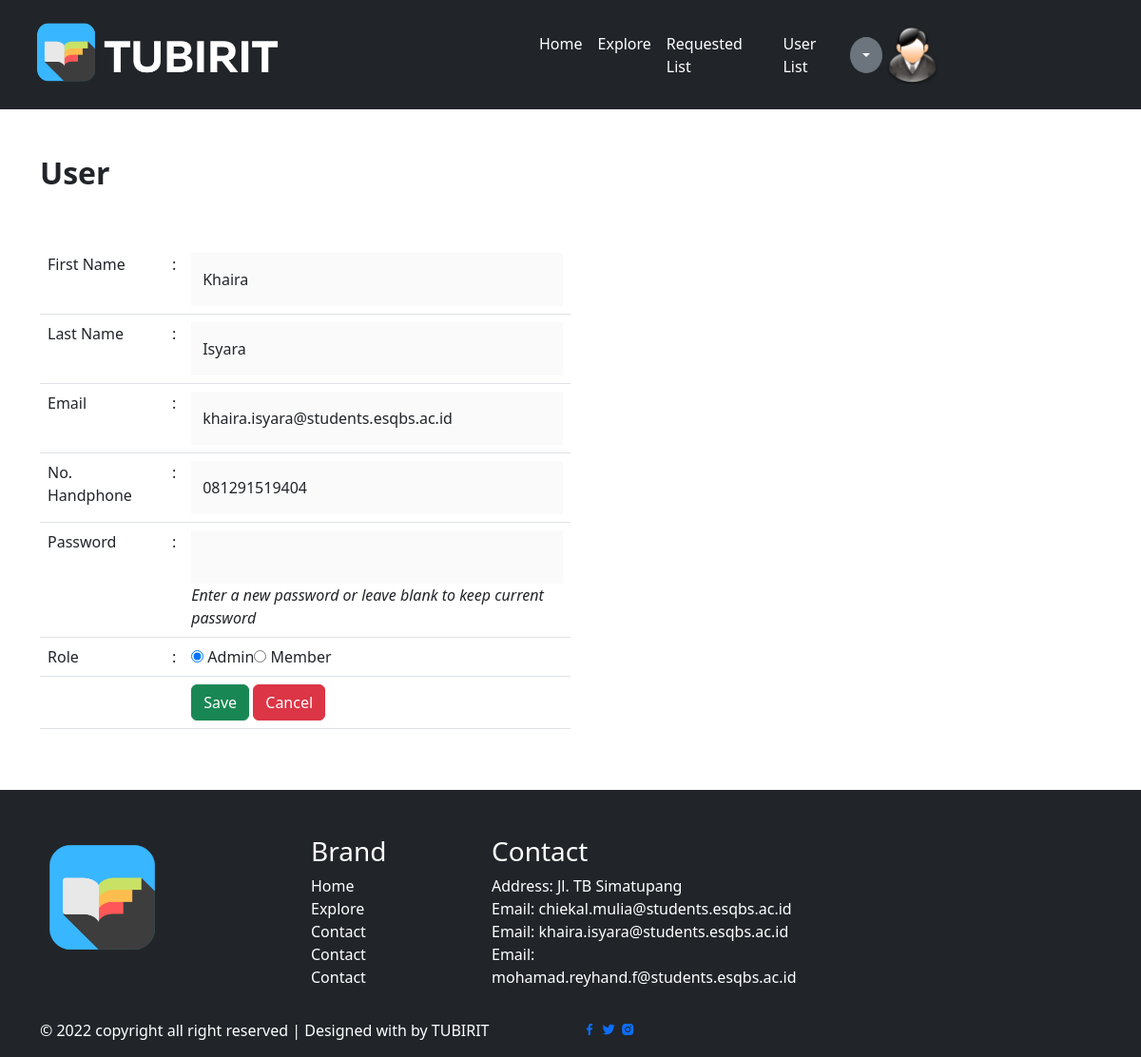
Page /dashboardadmin.php?p=user&userid=1 (signed in) on the committed database.
### tables this page shows
CREATE TABLE `user` (
  `userid` int(3) NOT NULL,
  `email` varchar(50) NOT NULL,
  `password` varchar(60) DEFAULT NULL,
  `fname` varchar(20) NOT NULL,
  `lname` varchar(20) DEFAULT NULL,
  `nohp` varchar(15) DEFAULT NULL,
  `foto` varchar(30) DEFAULT NULL,
  `idrole` varchar(5) NOT NULL
);

### class/class.user.php (called while the page is built, shortened)
<?php
class User extends Connection {
	private $userid='';
	public function __get($atribute) {
	if (property_exists($this, $atribute)) {
    	return $this->$atribute;
		}
	}
	public function SelectOneUser(){
		$sql = "SELECT u.*, r.role FROM user u, role r WHERE u.idrole = r.idrole AND userid = '$this->userid'";
		$result = $this->connection->query($sql);
		if($result->rowCount() == 1){
			while ($data = $result->fetch(PDO::FETCH_OBJ))
			{
				$this->userid = $data->userid;
				$this->email = $data->email;
				$this->fname = $data->fname;
				$this->lname = $data->lname;
				$this->nohp = $data->nohp;
				$this->idrole = $data->idrole;
			}
		}
	}
	public function SelectAllUserByUserid($currentuserid){
		if ($currentuserid == NULL)
			$sql = "SELECT * FROM user WHERE userid IS NULL";
		else
			$sql = "SELECT * FROM user WHERE userid = $currentuserid";
		$result = $this->connection->query($sql);
		$arrResult = Array();
		$cnt=0;
		if($result->rowCount() > 0){
			while ($data= $result->fetch(PDO::FETCH_OBJ))
			{
				$objUser = new User();
				$objUser->userid = $data->userid;
				$objUser->email = $data->email;
				$objUser->password = $data->password;
				$objUser->fname=$data->fname;
				$objUser->lname=$data->lname;
				$objUser->nohp=$data->nohp;
				$objUser->foto=$data->foto;
				$objUser->idrole=$data->idrole;
				$arrResult[$cnt] = $objUser;
				$cnt++;
			}
		}
		return $arrResult;
	}
}
?>

### inc.koneksi.php (called while the page is built, shortened)
<?php
	class Connection {
	private $host = "mysql:host=localhost;dbname=tubirit";
	private $struser = "root";
	function connect()
	{
		try {
			$conn = new PDO($this->host, $this->struser, $this->password);
			$conn->setAttribute(PDO::ATTR_ERRMODE, PDO::ERRMODE_EXCEPTION);
			$this->connection = $conn;
		} catch (PDOException $e) {
			echo 'Connection failed: ' . $e->getMessage();
		}
	}
}
?>

### pages/user.php (the view, shortened to what this page needs)
<?php
require_once('./class/class.user.php');
$objUser = new User();
if(isset($_POST['btnSubmit'])){
    $objUser->fname = $_POST['fname'];
    $objUser->lname = $_POST['lname'];
	$objUser->email = $_POST['email'];
    $objUser->nohp = $_POST['nohp'];
    $objUser->idrole = $_POST['role'];
	$password = $_POST['password'];
	$currentpassword = $_POST['currentpassword'];
	$passworddefault = '12345678';
	if($password == ''){
    	if(isset($_GET['userid']))
			$password = $currentpassword;
		else
			$password = $passworddefault;
	}
	$objUser->password = password_hash($password, PASSWORD_DEFAULT);
	$objUser->idrole = $_POST['role'];
	if(isset($_GET['userid'])){
		$objUser->userid = $_GET['userid'];
		$objUser->UpdateUser();
	}
	else{
		$objUser->AddUser();
	}
	echo "<script> alert('$objUser->message'); </script>";
	if($objUser->hasil){
		if(!isset($_GET['userid'])){
			$message =  file_get_contents('templateemail.html');
			$subject = "Anda ditambahkan sebagai user Tubirit";
			$header = "Anda ditambahkan sebagai user Tubirit";
			$body = '<span style="font-family: Arial, Helvetica, sans-serif; font-size: 15px; color: #57697e;">
					Selamat <b>' .$objUser->name.'</b>, anda telah didaftarkan pada Tubirit.<br>
					Berikut ini informasi akun Anda:<br>
					</span>
					<span style="font-family: Arial, Helvetica, sans-serif; font-size: 15px; color: #57697e;">
						Username : '.$objUser->email.'<br>
						Password : '.$password.'<br>
                        Role     : '.$objUser->idrole.'
					</span>';
			$footer ='Silakan login untuk mengakses sistem';
			$message = str_replace("#header#",$header,$message);
			$message = str_replace("#body#",$body,$message);
			$message = str_replace("#footer#",$footer,$message);
			Mail::SendMail($objUser->email, $objUser->name, $subject, $message);
		}
		echo '<script> window.location="dashboardadmin.php?p=userlist"; </script>';
	}
}
else if(isset($_GET['userid'])){
	$objUser->userid = $_GET['userid'];
	$objUser->SelectOneUser();
}
?>
<head>
    <link href="https://cdn.jsdelivr.net/npm/bootstrap@5.2.0-beta1/dist/css/bootstrap.min.css" rel="stylesheet">
    <link rel="stylesheet" href="https://unpkg.com/boxicons@latest/css/boxicons.min.css">
    <link rel="stylesheet" href="/css/style.css">
</head>
<div class="container py-5 pb-5">
<div class="col-md-6">
  <h2 class="pb-5"><span class="text"><strong>User</strong></span></h4>
    <form action="" method="post">
	<table class="table" border="0">
	<tr>
	<td>First Name</td>
	<td>:</td>
	<td>
    <input type="text" class="form-control" id="fname" name="fname" value="<?php echo $objUser->fname; ?>" required>
	</td>
	</tr>
    <tr>
	<td>Last Name</td>
	<td>:</td>
	<td>
    <input type="text" class="form-control" id="lname" name="lname" value="<?php echo $objUser->lname; ?>">
	</td>
	</tr>
	<tr>
	<td>Email</td>
	<td>:</td>
	<td>
	<input type="text" class="form-control" id="email" name="email" value="<?php echo $objUser->email; ?>" required></td>
	</tr>
    <tr>
	<td>No. Handphone</td>
	<td>:</td>
	<td>
	<input type="number" class="form-control" id="nohp" name="nohp" value="<?php echo $objUser->nohp; ?>"></td>
	</tr>
	<tr>
	<td>Password</td>
	<td>:</td>
	<td>
	<input type="password" class="form-control" id="password" name="password">
	<span><i>Enter a new password or leave blank to keep current password</i> </span>
	</td>
	</tr>
	<tr>
	<td>Role</td>
	<td>:</td>
	<td>
	<?php
	$role = array("role1"=>"Admin", "role2"=>"Member");
	foreach($role as $key => $value) {
		if($objUser->idrole == $key)
			echo '<label class="radio-inline"><input type="radio" name="role" checked value="'.$key.'"> '.$value.'</label>';
		else
			echo '<label class="radio-inline"><input type="radio" name="role" value="'.$key.'"> '.$value.'</label>';
	}
	?>
	</td>
	</tr>
	<tr>
	<td></td>
	<td></td>
	<td><input type="submit" class="btn btn-success" value="Save" name="btnSubmit">
	    <a href="dashboardadmin.php?p=userlist" class="btn btn-danger">Cancel</a></td>
	</tr>
	</table>
</form>
</div>
</div>

### css/style.css (style rules this page uses)
:root { --primary: #D3EBCD; --secondary: #AEDBCE; --dark: #21252f; --body: #ffffff; --white: #ffffff; }
form input.form-control { height: 56px; }
form .form-control { border: transparent; border-radius: 0; background-color: rgba(0,0,0,0.02); }

### rows in the picture
user: fname "Khaira", lname "Isyara", email "khaira.isyara@students.esqbs.ac.id", nohp "081291519404"

### other values in the picture
$value "Admin"
$value "Member"
